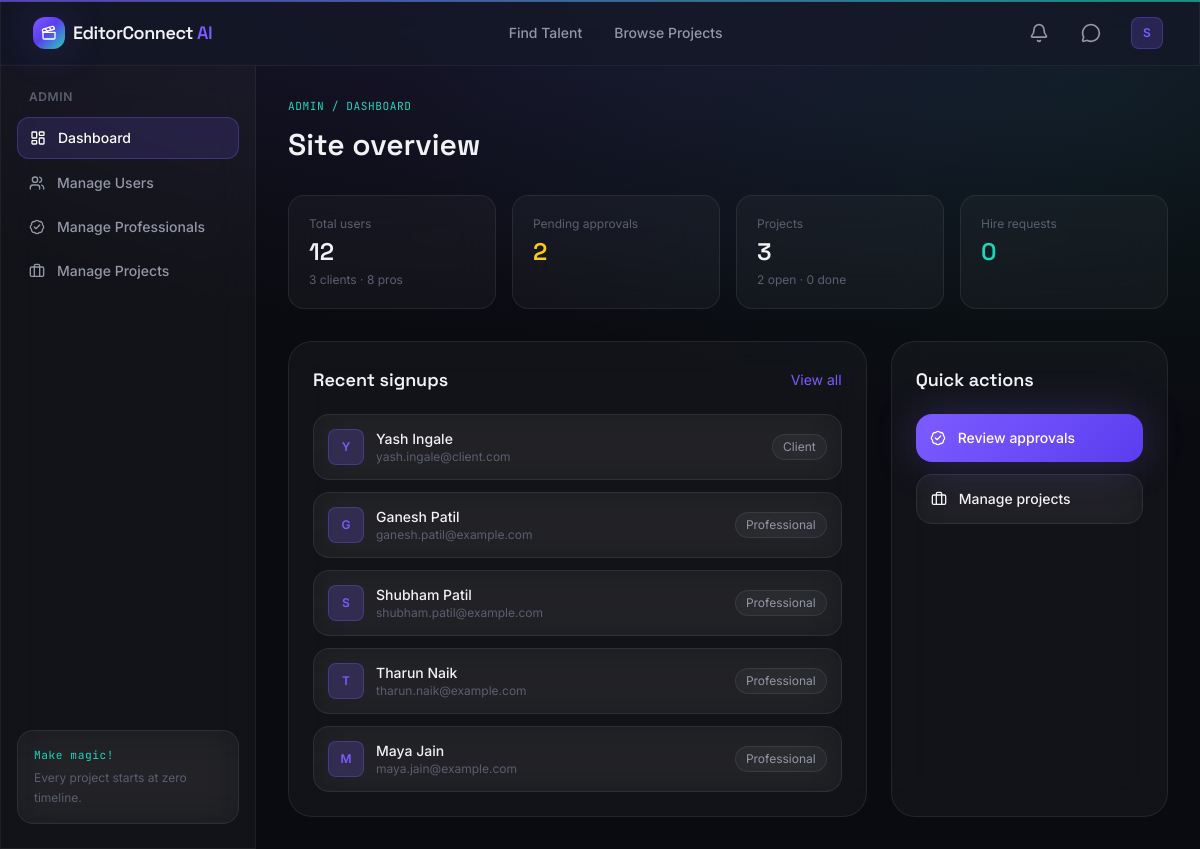
The page /admin (signed in) on the database its author committed.
### models/user.py (models this page shows, shortened)
class User(UserMixin, db.Model):
    __tablename__ = "users"
    id = db.Column(db.Integer, primary_key=True)
    name = db.Column(db.String(120), nullable=False)
    email = db.Column(db.String(150), unique=True, nullable=False, index=True)
    phone = db.Column(db.String(30))
    password_hash = db.Column(db.String(255), nullable=False)
    role = db.Column(db.String(20), nullable=False, default="client")
    is_active_account = db.Column(db.Boolean, default=True)
    is_verified = db.Column(db.Boolean, default=False)
    dark_mode = db.Column(db.Boolean, default=True)
    avatar = db.Column(db.String(255), default="default-avatar.png")
    created_at = db.Column(db.DateTime, default=lambda: datetime.now(timezone.utc))
    professional_profile = db.relationship(
        "Professional", backref="user", uselist=False, cascade="all, delete-orphan"
    )
    projects = db.relationship(
        "Project", backref="client", lazy="dynamic", cascade="all, delete-orphan",
        foreign_keys="Project.client_id"
    )
    notifications = db.relationship(
        "Notification", backref="user", lazy="dynamic", cascade="all, delete-orphan"
    )
    @property
    def is_admin(self):
        return self.role == "admin"
    @property
    def is_professional(self):
        return self.role == "professional"
    @property
    def is_client(self):
        return self.role == "client"
    def unread_notification_count(self):
        return self.notifications.filter_by(is_read=False).count()

### routes/admin.py (the view)
@admin_bp.route("/admin")
@login_required
@admin_required
def dashboard():
    total_users = User.query.count()
    total_clients = User.query.filter_by(role="client").count()
    total_professionals = User.query.filter_by(role="professional").count()
    pending_approvals = Professional.query.filter_by(is_approved=False).count()
    total_projects = Project.query.count()
    open_projects = Project.query.filter_by(status="open").count()
    completed_projects = Project.query.filter_by(status="completed").count()
    total_hires = Hire.query.count()
    recent_users = User.query.order_by(User.created_at.desc()).limit(5).all()
    return render_template(
        "admin/dashboard.html",
        total_users=total_users,
        total_clients=total_clients,
        total_professionals=total_professionals,
        pending_approvals=pending_approvals,
        total_projects=total_projects,
        open_projects=open_projects,
        completed_projects=completed_projects,
        total_hires=total_hires,
        recent_users=recent_users,
    )

### models/user.py (called while the page is built)
@login_manager.user_loader
def load_user(user_id):
    return User.query.get(int(user_id))

### routes/admin.py (called while the page is built)
def admin_required(f):
    @wraps(f)
    def wrapped(*args, **kwargs):
        if not current_user.is_authenticated or not current_user.is_admin:
            flash("Admin access only.", "error")
            return redirect(url_for("main.index"))
        return f(*args, **kwargs)
    return wrapped

### templates/admin/dashboard.html (shortened to what this page needs)
{% extends "base.html" %}
{% block content %}
<p class="timecode mb-3">ADMIN / DASHBOARD</p>
<h1 class="font-display text-3xl font-semibold mb-8">Site overview</h1>
<div class="grid sm:grid-cols-2 lg:grid-cols-4 gap-4 mb-8">
  <div class="glass rounded-2xl p-5">
    <p class="text-xs text-ink-faint mb-1">Total users</p>
    <p class="font-display text-2xl font-semibold">{{ total_users }}</p>
    <p class="text-xs text-ink-faint mt-1">{{ total_clients }} clients &middot; {{ total_professionals }} pros</p>
  </div>
  <div class="glass rounded-2xl p-5">
    <p class="text-xs text-ink-faint mb-1">Pending approvals</p>
    <p class="font-display text-2xl font-semibold text-yellow-400">{{ pending_approvals }}</p>
  </div>
  <div class="glass rounded-2xl p-5">
    <p class="text-xs text-ink-faint mb-1">Projects</p>
    <p class="font-display text-2xl font-semibold">{{ total_projects }}</p>
    <p class="text-xs text-ink-faint mt-1">{{ open_projects }} open &middot; {{ completed_projects }} done</p>
  </div>
  <div class="glass rounded-2xl p-5">
    <p class="text-xs text-ink-faint mb-1">Hire requests</p>
    <p class="font-display text-2xl font-semibold text-teal-glow">{{ total_hires }}</p>
  </div>
</div>
<div class="grid lg:grid-cols-3 gap-6">
  <div class="lg:col-span-2 glass rounded-3xl p-6">
    <div class="flex items-center justify-between mb-5">
      <h2 class="font-display font-semibold text-lg">Recent signups</h2>
      <a href="{{ url_for('admin.manage_users') }}" class="text-sm text-violet-glow hover:underline">View all</a>
    </div>
    <div class="space-y-3">
      {% for u in recent_users %}
      <div class="flex items-center justify-between p-3.5 rounded-2xl glass">
        <div class="flex items-center gap-3">
          <div class="w-9 h-9 rounded-lg bg-violet-glow/20 border border-violet-glow/30 flex items-center justify-center text-xs font-semibold text-violet-glow">
            {{ u.name[0]|upper }}
          </div>
          <div>
            <p class="text-sm font-medium">{{ u.name }}</p>
            <p class="text-xs text-ink-faint">{{ u.email }}</p>
          </div>
        </div>
        <span class="text-xs px-2.5 py-1 rounded-full glass text-ink-muted capitalize">{{ u.role }}</span>
      </div>
      {% endfor %}
    </div>
  </div>
  <div class="glass rounded-3xl p-6">
    <h2 class="font-display font-semibold text-lg mb-5">Quick actions</h2>
    <div class="space-y-3">
      <a href="{{ url_for('admin.manage_professionals', status='pending') }}" class="flex items-center gap-3 p-3.5 rounded-2xl btn-gradient text-white text-sm font-medium shadow-glow">
        <i data-lucide="badge-check" class="w-4 h-4"></i> Review approvals
      </a>
      <a href="{{ url_for('admin.manage_projects') }}" class="flex items-center gap-3 p-3.5 rounded-2xl glass hover:bg-white/10 text-sm font-medium transition-colors">
        <i data-lucide="briefcase" class="w-4 h-4"></i> Manage projects
      </a>
    </div>
  </div>
</div>
{% endblock %}

### templates/partials/navbar.html (shortened to what this page needs)
<nav class="sticky top-0 z-40 glass-strong border-b border-white/5">
  <div class="max-w-7xl mx-auto px-4 sm:px-6 lg:px-8">
    <div class="flex items-center justify-between h-16">
      <a href="{{ url_for('main.index') }}" class="flex items-center gap-2 group">
        <div class="w-8 h-8 rounded-xl bg-grade-gradient flex items-center justify-center shadow-glow">
          <i data-lucide="clapperboard" class="w-4 h-4 text-white"></i>
        </div>
        <span class="font-display font-semibold text-lg tracking-tight">EditorConnect <span class="text-violet-glow">AI</span></span>
      </a>
      <div class="hidden md:flex items-center gap-8 text-sm font-medium text-ink-muted">
        <a href="{{ url_for('main.professionals') }}" class="hover:text-ink transition-colors">Find Talent</a>
        <a href="{{ url_for('main.projects') }}" class="hover:text-ink transition-colors">Browse Projects</a>
      </div>
      <div class="flex items-center gap-3">
        {% if current_user.is_authenticated %}
          <a href="{{ url_for('notifications.index') }}" class="relative w-10 h-10 rounded-xl flex items-center justify-center hover:bg-white/5 transition-colors">
            <i data-lucide="bell" class="w-5 h-5 text-ink-muted"></i>
          </a>
          <a href="{{ url_for('messages.conversations') }}" class="w-10 h-10 rounded-xl flex items-center justify-center hover:bg-white/5 transition-colors">
            <i data-lucide="message-circle" class="w-5 h-5 text-ink-muted"></i>
          </a>
          <div class="relative group">
            <button class="flex items-center gap-2 pl-2 pr-1 py-1 rounded-xl hover:bg-white/5 transition-colors">
              <div class="w-8 h-8 rounded-lg bg-violet-glow/20 border border-violet-glow/30 flex items-center justify-center text-xs font-semibold text-violet-glow">
                {{ current_user.name[0]|upper }}
              </div>
            </button>
          </div>
        {% else %}
          <a href="{{ url_for('auth.login') }}" class="px-4 py-2 text-sm font-medium text-ink-muted hover:text-ink transition-colors">Log in</a>
          <a href="{{ url_for('auth.register') }}" class="px-4 py-2 text-sm font-medium rounded-xl btn-gradient text-white shadow-glow">Get Started</a>
        {% endif %}
      </div>
    </div>
  </div>
</nav>

### static/css/style.css (style rules this page uses)
body { background-image: radial-gradient(ellipse 80% 50% at 50% -10%, rgba(124,92,255,0.15), transparent), radial-gradient(ellipse 60% 40% at 90% 10%, rgba(34,211,184,0.08), transparent); background-attachment: fixed; }
.glass { background: rgba(255,255,255,0.035); backdrop-filter: blur(20px); -webkit-backdrop-filter: blur(20px); border: 1px solid rgba(255,255,255,0.08); }
.glass-strong { background: rgba(21,24,39,0.75); backdrop-filter: blur(24px); -webkit-backdrop-filter: blur(24px); border: 1px solid rgba(255,255,255,0.1); }
.btn-gradient { background-image: linear-gradient(135deg, #7C5CFF 0%, #5B3DF0 100%); transition: filter 0.2s ease, transform 0.2s ease; }
.timecode { font-family: 'JetBrains Mono', monospace; letter-spacing: 0.05em; color: #22D3B8; font-size: 0.7rem; }
a, button { outline-color: #7C5CFF; }

### rows shown on the page
User: name "S"
User: name "Y", name "Yash Ingale", email "yash.ingale@client.com", role "Client"
User: name "G", name "Ganesh Patil", email "ganesh.patil@example.com", role "Professional"
User: name "S", name "Shubham Patil", email "shubham.patil@example.com", role "Professional"
User: name "T", name "Tharun Naik", email "tharun.naik@example.com", role "Professional"
User: name "M", name "Maya Jain", email "maya.jain@example.com", role "Professional"

### other values the page prints
{{ label }} "Dashboard Manage Users Manage Professionals Manage Projects"
{{ total_users }} "12"
{{ total_clients }} "3"
{{ total_professionals }} "8"
{{ pending_approvals }} "2"
{{ total_projects }} "3"
{{ open_projects }} "2"
{{ completed_projects }} "0"
{{ total_hires }} "0"
